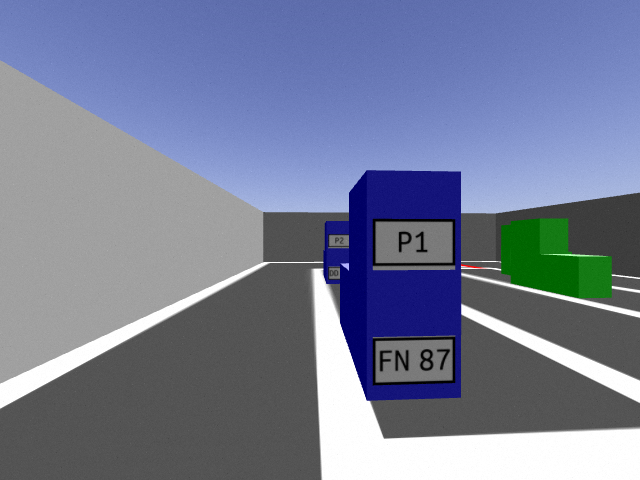
#> input picture node/image0.png, 640 x 480 px
$ python -i plate_isolator_colour.py   (imports and definitions only)
#> lines starting #> are read from the running program, lines starting #| are printed output that depends on the picture; after the words box and inside, x2 and y2 are one past the last pixel; in counts of white or black regions, pixels touching at a corner belong together
#!/usr/bin/env python

import cv2
import numpy as np
from scipy.spatial import distance as dist


def _contour_length_tuple(c):
    return cv2.arcLength(c[0], True)


class PlateIsolatorColour:
    """
    The goal of this module is to pick out parking
    1. will pull out cars by colour

    Input: a clean image of the plates
           Random, likely terrible images picked up from Anki camera

    Resources:
    https://www.pyimagesearch.com/2014/08/04/opencv-python-color-detection/
    """

    def __init__(self, colour_bounds=None, testing=False):
        """
        Sets up our sift recognition based off of our pattern
        """
        # in order HSB, green, blue, yellow
        if colour_bounds is None:
            self.colour_bounds = [
                ([50, 0, 0], [80, 255, 255]),
                ([100, 130, 50], [120, 255, 170]),
                ([30, 0, 0], [40, 255, 255])
            ]
        else:
            self.colour_bounds = colour_bounds

        self.testing = testing

    def extract_plates(self, img, duration=1000):
        """
        Returns plates in order: parking, license, or None if no plates found
        """
        hsb = cv2.cvtColor(img, cv2.COLOR_BGR2HSV)
        car_masks, car_colours = self.get_car_mask(hsb)
        if car_masks is None:
            if self.testing:
                print("no car found")
                cv2.imshow("image", img)
                cv2.waitKey(duration)
            return None, None

        parking_corners, license_corners = self.get_plate_corners(hsb, car_masks[0], car_colours[0])
        if (parking_corners is None or license_corners is None):
            if (len(car_masks) == 2):
                parking_corners, license_corners = self.get_plate_corners(hsb, car_masks[1], car_colours[1])
            if (parking_corners is None and parking_corners is None):
                # [5 lines of commented-out code are left out]
                return None, None
        parking = self.cropped_image(img, parking_corners)
        license = self.cropped_image(img, license_corners)
        if self.testing:
            cv2.imshow("image", img)
            cv2.imshow("parking", parking)
            cv2.imshow("license", license)
            cv2.waitKey(duration)
            # print("success")

        return parking, license

    def get_car_mask(self, img, duration=3000):
        bound_num = 0

        mask = [None, None, None]

        # mask by each possible car colour
        for (lower, upper) in self.colour_bounds:
            # create numpy arrays from colour boundaries
            lower = np.array(lower, dtype="uint8")
            upper = np.array(upper, dtype="uint8")

            # find colours in the range, apply mask
            if self.testing:
                if (bound_num == 0):
                    title = "green"
                elif (bound_num == 1):
                    title = "blue"
                else:
                    title = "yellow"

            mask[bound_num] = cv2.inRange(img, lower, upper)

            # [4 lines of commented-out code are left out]

            bound_num += 1
        # Get the mask that had the largest contour (largest car), and
        # the contour of said car
        used_masks, car_contours = self.car_contour(mask)

        if car_contours is None:
            return None, None

        car_masks = []

        for contour in car_contours:
            mask = np.zeros((img.shape[0], img.shape[1]), np.uint8)
            cv2.drawContours(mask, [contour], -1, (255), -1)
            car_masks.append(mask)

        if self.testing:
            cv2.imshow("image", img)
            cv2.imshow("car mask", car_masks[0])
            cv2.waitKey(duration)

        return car_masks, used_masks

    def get_plate_corners(self, img, mask, colour):
        """
        Returns 4 corners of the plates (with perspective still) as an np array
        Parking plate first, then license plate
        @param img - img in which we search for plate
        @param mask - the mask of the car
        @param colour - the colour of the car (that will also be part of
                        contour and thus should be filtered)

        Reference: https://stackoverflow.com/questions/44127342/detect-card-minarea-quadrilateral-from-contour-opencv
        """
        # 1. Get mask of ONLY the plates
        (lower, upper) = self.colour_bounds[colour]
        # create numpy arrays from colour boundaries
        lower = np.array(lower, dtype="uint8")
        upper = np.array(upper, dtype="uint8")
        colour_mask = cv2.inRange(img, lower, upper)
        colour_mask = cv2.bitwise_not(colour_mask)
        plate_mask = cv2.bitwise_and(colour_mask, colour_mask, mask=mask)
        if (self.testing):
            cv2.imshow("colour_mask", colour_mask)
            cv2.waitKey(2000)

        # 2. Use mask to get contours
        plate_mask = cv2.GaussianBlur(plate_mask, (5, 5), 1)  # regularise
        contours, _ = cv2.findContours(plate_mask, cv2.RETR_TREE,
                                       cv2.CHAIN_APPROX_SIMPLE)

        # 3. Discard contours with too small area
        MIN_AREA = int(0.75 * plate_mask.shape[0] / 10
                       * plate_mask.shape[1] / 10)  # experimentally determined
        good_contours = [c for c in contours if cv2.contourArea(c) > MIN_AREA]
        if (len(good_contours) != 2):
            return None, None

        # 4. pick out parking and license plates
        parking_contour = good_contours[0] \
            if good_contours[0][0, 0, 1] < good_contours[1][0, 0, 1] \
            else good_contours[1]
        license_contour = good_contours[1] \
            if good_contours[0][0, 0, 1] < good_contours[1][0, 0, 1] \
            else good_contours[0]

        # 4. Make a quadrilateral around the plate
        # (get a few tries w/ increasing precision)
        RETRIES_ALLOWED = 2
        tries = 0
        parking_poly = []
        license_poly = []

        while (tries < RETRIES_ALLOWED and len(parking_poly) != 4):
            precision = cv2.arcLength(parking_contour, True) // (8 + 2 * tries)
            parking_poly = cv2.approxPolyDP(parking_contour, precision, True)
            tries += 1

        tries = 0
        while (tries < RETRIES_ALLOWED and len(license_poly) != 4):
            precision = cv2.arcLength(parking_contour, True) // (8 + 2 * tries)
            license_poly = cv2.approxPolyDP(license_contour, precision, True)
            tries += 1

        # only works with quadrilaterals! Otherwise error happened
        if (len(parking_poly) != 4 or len(license_poly) != 4):
            print("length not 4!")
            return None, None

        if self.testing:
            parking_mask = np.zeros((img.shape[0], img.shape[1]), np.uint8)
            cv2.drawContours(parking_mask, [parking_poly], -1, (255))
            license_mask = np.zeros((img.shape[0], img.shape[1]), np.uint8)
            cv2.drawContours(license_mask, [license_poly], -1, (255))

            cv2.imshow("parking_mask", parking_mask)
            cv2.imshow("license_mask", license_mask)
            cv2.imshow("img", img)
            cv2.imshow("plate mask", plate_mask)
            cv2.waitKey(2000)

        return parking_poly[:, 0, :], license_poly[:, 0, :]

    def car_contour(self, mask):
        contours0, _ = cv2.findContours(mask[0], cv2.RETR_TREE,
                                        cv2.CHAIN_APPROX_SIMPLE)
        contours1, _ = cv2.findContours(mask[1], cv2.RETR_TREE,
                                        cv2.CHAIN_APPROX_SIMPLE)
        contours2, _ = cv2.findContours(mask[2], cv2.RETR_TREE,
                                        cv2.CHAIN_APPROX_SIMPLE)
        """
        guestimate area: experimentally determined
        """
        MIN_AREA = (int)(0.75 * mask[0].shape[1] / 6 * mask[0].shape[0] / 4)

        cont_0 = [(c, 0) for c in contours0 if cv2.contourArea(c) > MIN_AREA]
        cont_1 = [(c, 1) for c in contours1 if cv2.contourArea(c) > MIN_AREA]
        cont_2 = [(c, 2) for c in contours2 if cv2.contourArea(c) > MIN_AREA]

        good_contours = [c for c in (cont_0 + cont_1 + cont_2)
                         if (cv2.contourArea(c[0]) > MIN_AREA)]

        list.sort(good_contours, key=_contour_length_tuple)
        if (len(good_contours) == 0):
            return None, None

        # return our top 2 contour candidates
        car_contour = good_contours[0][0]
        car_colour = good_contours[0][1]

        if (len(good_contours) > 1):
            if (self._contour_on_edge(car_contour, mask[0])):
                car_contour = [good_contours[1][0], good_contours[0][0]]
                car_colour = [good_contours[1][1], good_contours[0][1]]
            else:
                car_contour = [good_contours[0][0], good_contours[1][0]]
                car_colour = [good_contours[0][1], good_contours[1][1]]
        else:
            car_contour = [car_contour]
            car_colour = [car_colour]

        return car_colour, car_contour

    def cropped_image(self, img, corners):
        ordered_corners = self._order_corners(corners)
        return self._four_point_transform(img, ordered_corners)

    def _four_point_transform(self, img, ordered_corners):
        # obtain a consistent order of the points and unpack them
        # individually
        (tl, tr, br, bl) = ordered_corners
        # compute the width of the new image, which will be the
        # maximum distance between bottom-right and bottom-left
        # x-coordiates or the top-right and top-left x-coordinates
        widthA = np.sqrt(((br[0] - bl[0]) ** 2) + ((br[1] - bl[1]) ** 2))
        widthB = np.sqrt(((tr[0] - tl[0]) ** 2) + ((tr[1] - tl[1]) ** 2))
        maxWidth = max(int(widthA), int(widthB))
        # compute the height of the new image, which will be the
        # maximum distance between the top-right and bottom-right
        # y-coordinates or the top-left and bottom-left y-coordinates
        heightA = np.sqrt(((tr[0] - br[0]) ** 2) + ((tr[1] - br[1]) ** 2))
        heightB = np.sqrt(((tl[0] - bl[0]) ** 2) + ((tl[1] - bl[1]) ** 2))
        maxHeight = max(int(heightA), int(heightB))
        # now that we have the dimensions of the new image, construct
        # the set of destination points to obtain a "birds eye view",
        # (i.e. top-down view) of the image, again specifying points
        # in the top-left, top-right, bottom-right, and bottom-left
        # order
        dst = np.array([
            [0, 0],
            [maxWidth - 1, 0],
            [maxWidth - 1, maxHeight - 1],
            [0, maxHeight - 1]], dtype="float32")
        # compute the perspective transform matrix and then apply it
        M = cv2.getPerspectiveTransform(ordered_corners, dst)
        warped = cv2.warpPerspective(img, M, (maxWidth, maxHeight))
        # return the warped image
        return warped

    def _order_corners(self, corners):
        """
        Helper function to generate our 4 points for perspective transform
        Important: points are generated in a consistent order! I'll do:
        1. top-left
        2. top-right
        3. bottom-right
        4. bottom-left

        From this blog post:
        https://www.pyimagesearch.com/2016/03/21/ordering-coordinates-clockwise-with-python-and-opencv/
        """

        # sort points by X
        xSorted = corners[np.argsort(corners[:, 0]), :]

        leftMost = xSorted[:2, :]
        rightMost = xSorted[2:, :]

        # grab top left and bottom left
        leftMost = leftMost[np.argsort(leftMost[:, 1]), :]
        (tl, bl) = leftMost
        D = dist.cdist(tl[np.newaxis], rightMost, "euclidean")[0]
        (br, tr) = rightMost[np.argsort(D)[::-1], :]

        return np.array([tl, tr, br, bl], dtype="float32")

    def _contour_on_edge(self, c, mask):
        # print(c[:, 0, 0])
        return (np.min(c[:, 0, 0]) < 2) or \
               (np.max(c[:, 0, 0]) > mask.shape[1] - 2)

>>> import cv2
>>> picture = cv2.imread('image0.png')
#> picture is the input picture: shape (480, 640, 3); mean B, G, R 151.4, 126.4, 118.5
>>> result = PlateIsolatorColour().extract_plates(picture)
#> in extract_plates, `hsb = cv2.cvtColor(img, cv2.COLOR_BGR2HSV)`: hsb: shape (480, 640, 3); mean H, S, V 49.3, 54, 153.5
#> after the loop in get_car_mask, `for (lower, upper) in self.colour_bounds:`: bound_num = 3; mask = 3 items
#> in car_contour, `contours0, _ = cv2.findContours(mask[0], cv2.RETR_TREE, cv2.CHAIN_APPR..`: contours0 = 1 contour; box (x1, y1, x2, y2) and area: (501, 218, 612, 299) 6345
#> in car_contour, `contours1, _ = cv2.findContours(mask[1], cv2.RETR_TREE, cv2.CHAIN_APPR..`: contours1 = 6 contours; box (x1, y1, x2, y2) and area: (323, 170, 461, 401) 26642, (372, 218, 456, 271) 4314, (372, 334, 456, 386) 4055, (327, 233, 350, 249) 326, (327, 265, 341, 281) 189, (340, 262, 350, 272) 51
#> in car_contour, `contours2, _ = cv2.findContours(mask[2], cv2.RETR_TREE, cv2.CHAIN_APPR..`: contours2 = []
#> in car_contour, `cont_1 = [(c, 1) for c in contours1 if cv2.contourArea(c) > MIN_AREA]`: cont_1 = 1 item
#> in car_contour, `cont_2 = [(c, 2) for c in contours2 if cv2.contourArea(c) > MIN_AREA]`: cont_2 = []
#> in car_contour, `good_contours = [c for c in (cont_0 + cont_1 + cont_2) if (cv2.contour..`: good_contours = 1 item
#> in car_contour, `car_contour = good_contours[0][0]`: car_contour = contour of 112 points, box (x1, y1, x2, y2) (323, 170, 461, 401), area 26642
#> in car_contour, `car_colour = good_contours[0][1]`: car_colour = 1
#> in car_contour, `car_contour = [car_contour]`: car_contour = 1 contour; box (x1, y1, x2, y2) and area: (323, 170, 461, 401) 26642
#> in car_contour, `car_colour = [car_colour]`: car_colour = [1]
#> in get_car_mask, `used_masks, car_contours = self.car_contour(mask)`: car_contours has the same summary as car_contour in car_contour
#> the loop in get_car_mask, `for contour in car_contours:` made 1 pass
#> after the loop in get_car_mask, `for contour in car_contours:`:
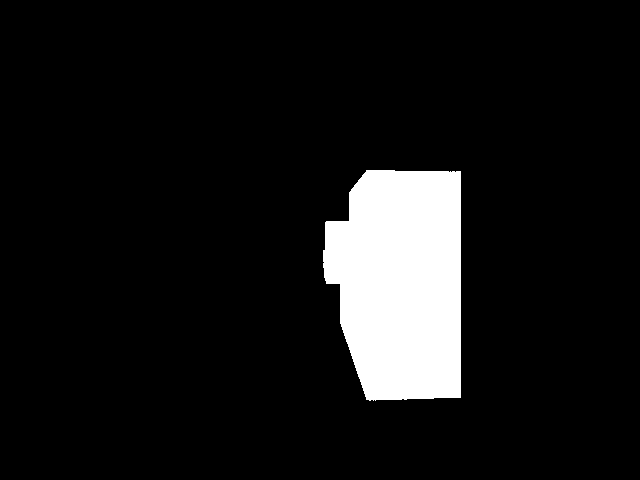
#> mask: shape (480, 640); 8.8% white; 1 white region, box (x1, y1, x2, y2) and area: (323, 170, 461, 401) 26983
#> after the loop in get_car_mask, `for contour in car_contours:`: car_masks = 1 item
#> in extract_plates, `car_masks, car_colours = self.get_car_mask(hsb)`: car_colours = [1]
#> in get_plate_corners, `colour_mask = cv2.inRange(img, lower, upper)`:
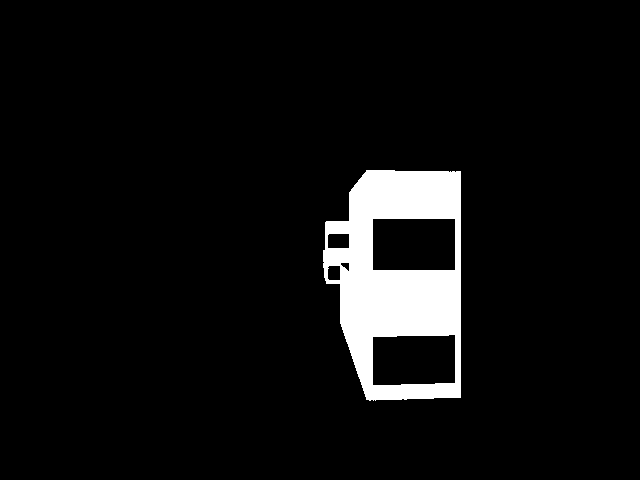
#> colour_mask: shape (480, 640); 6% white; 1 white region, box (x1, y1, x2, y2) and area: (323, 170, 461, 401) 18378
#> in get_plate_corners, `plate_mask = cv2.bitwise_and(colour_mask, colour_mask, mask=mask)`:
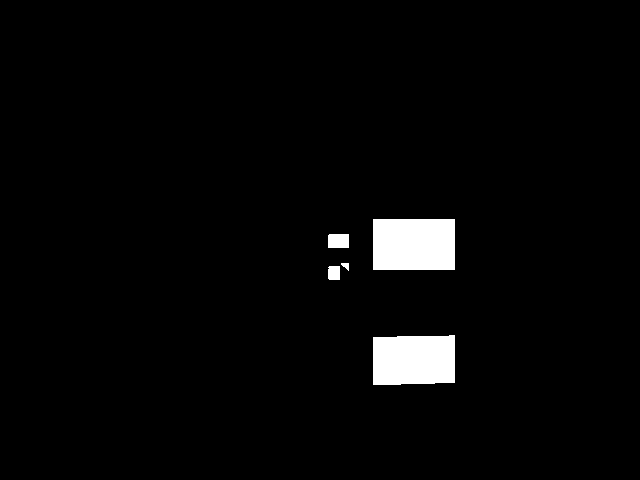
#> plate_mask: shape (480, 640); 2.8% white; 5 white regions
#> in get_plate_corners, `contours, _ = cv2.findContours(plate_mask, cv2.RETR_TREE, cv2.CHAIN_AP..`: contours = 4 contours; box (x1, y1, x2, y2) and area: (371, 217, 457, 272) 4590, (371, 333, 457, 387) 4333, (326, 232, 351, 250) 408, (326, 261, 351, 282) 348
#> in get_plate_corners, `good_contours = [c for c in contours if cv2.contourArea(c) > MIN_AREA]`: good_contours = 2 contours; box (x1, y1, x2, y2) and area: (371, 217, 457, 272) 4590, (371, 333, 457, 387) 4333
#> in get_plate_corners, `parking_contour = good_contours[0] \ if good_contours[0][0, 0, 1] < go..`: parking_contour = [[371, 217], [371, 271], [456, 271], [456, 217]]
#> in get_plate_corners, `license_contour = good_contours[1] \ if good_contours[0][0, 0, 1] < go..`: license_contour = contour of 12 points, box (x1, y1, x2, y2) (371, 333, 457, 387), area 4333
#> the loop in get_plate_corners, `while (tries < RETRIES_ALLOWED and len(parking_poly) != 4):` made 1 pass
#> (precision, parking_poly) on pass 1: (34, [[371, 217], [371, 271], [456, 271], [456, 217]])
#> after the loop in get_plate_corners, `while (tries < RETRIES_ALLOWED and len(parking_poly) != 4):`: tries = 1
#> the loop in get_plate_corners, `while (tries < RETRIES_ALLOWED and len(license_poly) != 4):` made 1 pass
#> (precision, license_poly) on pass 1: (34, [[456, 333], [371, 335], [371, 386], [456, 384]])
#> in extract_plates, `parking_corners, license_corners = self.get_plate_corners(hsb, car_mas..`: parking_corners = [[371, 217], [371, 271], [456, 271], [456, 217]]; license_corners = [[456, 333], [371, 335], [371, 386], [456, 384]]
#> in _order_corners, `xSorted = corners[np.argsort(corners[:, 0]), :]`: xSorted = [[371, 217], [371, 271], [456, 271], [456, 217]]
#> in _order_corners, `leftMost = xSorted[:2, :]`: leftMost = [[371, 217], [371, 271]]
#> in _order_corners, `rightMost = xSorted[2:, :]`: rightMost = [[456, 271], [456, 217]]
#> in _order_corners, `(tl, bl) = leftMost`: tl = [371, 217]; bl = [371, 271]
#> in _order_corners, `D = dist.cdist(tl[np.newaxis], rightMost, "euclidean")[0]`: D = [100.7, 85]
#> in _order_corners, `(br, tr) = rightMost[np.argsort(D)[::-1], :]`: br = [456, 271]; tr = [456, 217]
#> in cropped_image, `ordered_corners = self._order_corners(corners)`: ordered_corners = [[371, 217], [456, 217], [456, 271], [371, 271]]
#> in _four_point_transform, `(tl, tr, br, bl) = ordered_corners`: tl = [371, 217]; tr = [456, 217]; br = [456, 271]; bl = [371, 271]
#> in _four_point_transform, `widthA = np.sqrt(((br[0] - bl[0]) ** 2) + ((br[1] - bl[1]) ** 2))`: widthA = 85
#> in _four_point_transform, `heightA = np.sqrt(((tr[0] - br[0]) ** 2) + ((tr[1] - br[1]) ** 2))`: heightA = 54
#> in _four_point_transform, `dst = np.array([ [0, 0], [maxWidth - 1, 0], [maxWidth - 1, maxHeight -..`: dst = [[0, 0], [84, 0], [84, 53], [0, 53]]
#> in _four_point_transform, `M = cv2.getPerspectiveTransform(ordered_corners, dst)`: M = [[0.988, 0, -366.6], [1.25e-16, 0.981, -213], [0, 0, 1]]
#> in _four_point_transform, `warped = cv2.warpPerspective(img, M, (maxWidth, maxHeight))`:
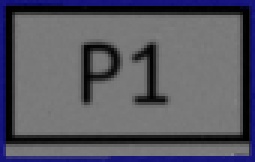
#> warped: shape (54, 85, 3) (shown 3 times larger); mean B, G, R 99.3, 88.2, 88.2
#> in _four_point_transform (call 2), `(tl, tr, br, bl) = ordered_corners`: tl = [371, 335]; tr = [456, 333]; br = [456, 384]; bl = [371, 386]
#> in _four_point_transform (call 2), `widthA = np.sqrt(((br[0] - bl[0]) ** 2) + ((br[1] - bl[1]) ** 2))`: widthA = 85.02
#> in _four_point_transform (call 2), `heightA = np.sqrt(((tr[0] - br[0]) ** 2) + ((tr[1] - br[1]) ** 2))`: heightA = 51
#> in _four_point_transform (call 2), `dst = np.array([ [0, 0], [maxWidth - 1, 0], [maxWidth - 1, maxHeight -..`: dst = [[0, 0], [84, 0], [84, 50], [0, 50]]
#> in _four_point_transform (call 2), `M = cv2.getPerspectiveTransform(ordered_corners, dst)`: M = [[0.988, 1.56e-16, -366.6], [0.0231, 0.98, -337], [5.05e-18, 1.66e-18, 1]]
#> in _four_point_transform (call 2), `warped = cv2.warpPerspective(img, M, (maxWidth, maxHeight))`:
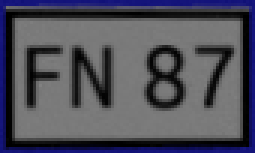
#> warped: shape (51, 85, 3) (shown 3 times larger); mean B, G, R 91, 79.2, 79.2
